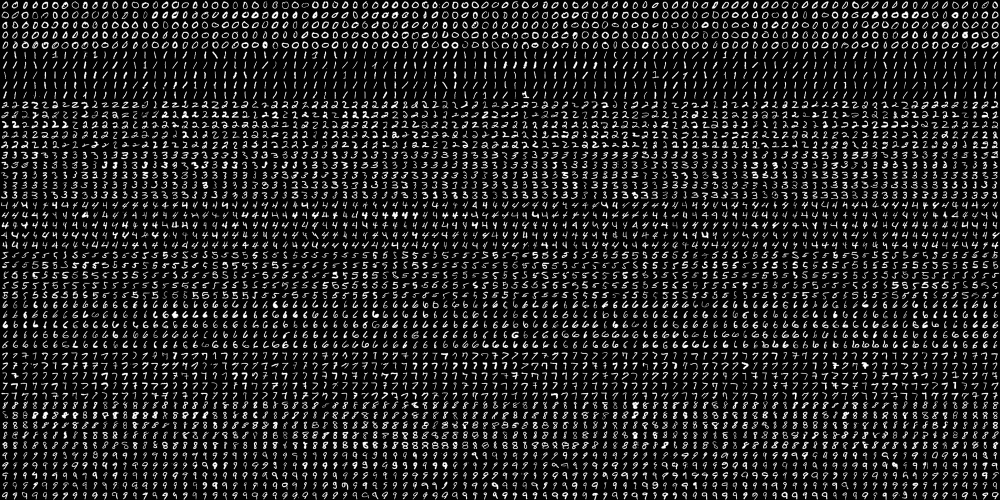
#> input picture SVM2/digits.png, 2000 x 1000 px (shown at 1/2 size)
$ python SVM2_03digit.py
#> lines starting #> are read from the running program, lines starting #| are printed output that depends on the picture
"""
Handwritten digits recognition using SVM and HoG features and varying the number of
training/testing images with pre-processing of the images. A grid-search on C and gamma is also carried out.

KNN에서 실험했던 것처럼 deskew 보정과 hog 추출한 결과를 가지고 SVM으로 분류 처리를 시행하는데
C, gamma를 바꿀 때마다 어떻게 SVM의 성능이 달라지는지 비교해 본다.
사전에 학습에 사용될 비율을 설정할 수 있다.

참고:
    이 프로그램은 아래 프로그램에서는 분류과정을 KNN으로 했던 것을 SVM으로 대치한 점이 다르다.
    2_4_knn_handwritten_digits_recognition_k_training_testing_preprocessing_hog.py
    위의 프로그램은 KNN 실행전에 deskew 보정과 hog 추출을 수행한다.
    KNN과 SVM의 분류 성능을 비교해 보는데 의의가 있다.

주의:
    이 프로그램의 수행을 위해서는 현재 폴더 위의 data 폴더에 다음 파일이 준비되어 있어야 한다.
        '../data/digits.png'


"""

# Import required packages:
import cv2
import numpy as np
import matplotlib.pyplot as plt
from collections import defaultdict

# Constants:
SIZE_IMAGE = 20
NUMBER_CLASSES = 10


def load_digits_and_labels(big_image):
    """ Returns all the digits from the 'big' image and creates the corresponding labels for each image"""
#> called with big_image = 'digits.png'

    # Load the 'big' image containing all the digits:
    digits_img = cv2.imread(big_image, 0)
#> digits_img is the input picture: shape (1000, 2000); min 0, max 255, mean 33.8

    # Get all the digit images from the 'big' image:
    number_rows = digits_img.shape[1] / SIZE_IMAGE
#> number_rows = 100
    rows = np.vsplit(digits_img, digits_img.shape[0] / SIZE_IMAGE)
#> rows = 50 items

    digits = []
    for row in rows:
        row_cells = np.hsplit(row, number_rows)
        for digit in row_cells:
            digits.append(digit)
#> this loop made 50 passes
#> after the loop, digits = 5000 items
    digits = np.array(digits)

    # Create the labels for each image:
    labels = np.repeat(np.arange(NUMBER_CLASSES), len(digits) / NUMBER_CLASSES)
#> labels = 5000 values from 0 to 9
    return digits, labels


def deskew(img):
    """Pre-processing of the images"""

    m = cv2.moments(img)
    if abs(m['mu02']) < 1e-2:
        return img.copy()
    skew = m['mu11'] / m['mu02']
    M = np.float32([[1, skew, -0.5 * SIZE_IMAGE * skew], [0, 1, 0]])
    img = cv2.warpAffine(img, M, (SIZE_IMAGE, SIZE_IMAGE), flags=cv2.WARP_INVERSE_MAP | cv2.INTER_LINEAR)
    return img


def svm_init(C=12.5, gamma=0.50625):
    """Creates empty model and assigns main parameters"""

    model = cv2.ml.SVM_create()
    model.setGamma(gamma)
    model.setC(C)
    model.setKernel(cv2.ml.SVM_RBF)
    model.setType(cv2.ml.SVM_C_SVC)
    model.setTermCriteria((cv2.TERM_CRITERIA_MAX_ITER, 100, 1e-6))

    return model


def svm_train(model, samples, responses):
    """Returns the trained SVM model based on the samples and responses"""

    model.train(samples, cv2.ml.ROW_SAMPLE, responses)
    return model


def svm_predict(model, samples):
    """Returns the predictions"""

    return model.predict(samples)[1].ravel()


def svm_evaluate(model, samples, labels):
    """Returns SVM evaluation (accuracy)"""

    predictions = svm_predict(model, samples)
    accuracy = (labels == predictions).mean()
    # print('Percentage Accuracy: %.2f %%' % (accuracy * 100))
    return accuracy * 100


def get_hog():
    """ Get hog descriptor """

    # cv2.HOGDescriptor(winSize, blockSize, blockStride, cellSize, nbins, derivAperture, winSigma, histogramNormType,
    # L2HysThreshold, gammaCorrection, nlevels, signedGradient)
    hog = cv2.HOGDescriptor((SIZE_IMAGE, SIZE_IMAGE), (8, 8), (4, 4), (8, 8), 9, 1, -1, 0, 0.2, 1, 64, True)

    print("hog descriptor size={}".format(hog.getDescriptorSize()))

    return hog


def raw_pixels(img):
    """Return raw pixels as feature from the image"""

    return img.flatten()


def sort_accuracy(accuracy_list):   # C, gamma, accuracy
    # 정확고가 높은 것부터 낮은 순으로 소팅한다.
    # lambda 인자는 어차피 dummy parameter이므로 아무 문자나 써도 상관 없다.
    # 2번 인자에 기반해서 소팅한다.
    accuracy_list2 = sorted(accuracy_list, key=lambda _: _[2], reverse=True)
    return accuracy_list2


# Load all the digits and the corresponding labels:
digits, labels = load_digits_and_labels('digits.png')
#> labels = 5000 values from 0 to 9

# Shuffle data
# Constructs a random number generator:
rand = np.random.RandomState(1234)
# Randomly permute the sequence:
shuffle = rand.permutation(len(digits))
#> shuffle = 5000 values, max 4999 at index 2969, min 0 at index 1989, mean 2499.5
digits, labels = digits[shuffle], labels[shuffle]
#> labels = 5000 values, max 9 at index 6, min 0 at index 9, mean 4.5

# HoG feature descriptor:
hog = get_hog()

# Compute the descriptors for all the images.
# In this case, the HoG descriptor is calculated
hog_descriptors = []
for img in digits:
    hog_descriptors.append(hog.compute(deskew(img)))
#> this loop made 5000 passes
#> (skew in deskew, M in deskew) on passes 1 to 3: (-0.0462, [[1, -0.0462, 0.462], [0, 1, 0]]), (-0.605, [[1, -0.605, 6.05], [0, 1, 0]]), (0.398, [[1, 0.398, -3.98], [0, 1, 0]])
#> pass 1, in deskew, `img = cv2.warpAffine(img, M, (SIZE_IMAGE, SIZE_IMAGE), flags=cv2.WARP_..`:
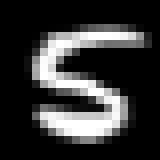
#> img: shape (20, 20) (shown 8 times larger); min 0, max 255, mean 53.7
#> pass 2, in deskew (call 2), `img = cv2.warpAffine(img, M, (SIZE_IMAGE, SIZE_IMAGE), flags=cv2.WARP_..`:
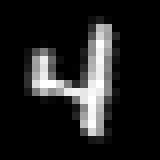
#> img: shape (20, 20) (shown 8 times larger); min 0, max 255, mean 32.8
#> pass 3, in deskew (call 3), `img = cv2.warpAffine(img, M, (SIZE_IMAGE, SIZE_IMAGE), flags=cv2.WARP_..`:
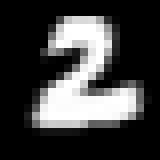
#> img: shape (20, 20) (shown 8 times larger); min 0, max 255, mean 63.8
#> after the loop, hog_descriptors = 5000 items
hog_descriptors = np.squeeze(hog_descriptors)

# At this point we split the data into training and testing:
percnt_train = 0.9  # 학습 데이터의 비율. 나머지(1-percnt_train)는 테스팅 데이터의 비율. 0.9-> 90%
#percnt_train = 0.5  # 학습 데이터의 비율. 나머지(1-percnt_train)는 테스팅 데이터의 비율.
partition = int(percnt_train * len(hog_descriptors))
#> partition = 4500
hog_descriptors_train, hog_descriptors_test = np.split(hog_descriptors, [partition])
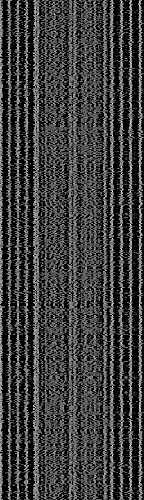
#> hog_descriptors_test: shape (500, 144) float32; min 0, max 0.995, mean 0.244
labels_train, labels_test = np.split(labels, [partition])
#> labels_train = 4500 values, max 9 at index 6, min 0 at index 9, mean 4.5; labels_test = 500 values, max 9 at index 15, min 0 at index 8, mean 4.5
print(f"percentage of train data={percnt_train*100:#.1f}%,"
      f"\nnumber of training data={partition}, number of testing data={len(hog_descriptors)-partition}")
#| percentage of train data=90.0%,
#| number of training data=4500, number of testing data=500
print(f"hog_descriptors_train.shape={hog_descriptors_train.shape}, hog_descriptors_test.shape={hog_descriptors_test.shape}")
#| hog_descriptors_train.shape=(4500, 144), hog_descriptors_test.shape=(500, 144)
print(f"labels_train.shape={labels_train.shape}, labels_test.shape={labels_test.shape}")
#| labels_train.shape=(4500,), labels_test.shape=(500,)


print('\nTraining SVM model ...')
# Create a dictionary to store the accuracy when testing:
results = defaultdict(list)

# SVM_03 취지에 맞는 설정
# gamma_list = [0.1, 0.3, 0.5, 0.7, 0.9, 1.1, 1.3, 1.5]   # 추천.
# C_list = [0.1, 0.3, 0.5, 0.9, 1.3, 5, 12.5]      # 추천.

# SVM_02 예제와 비교해 보기 위한 설정, 1회 검증용
gamma_list = [0.1, 0.3, 0.50625, 0.7, 0.9, 1.1, 1.3, 1.5]
C_list = [12.5]

accuracy_list = []
for C in C_list:       # 수정 필요: 같은 곳에 여러번 그리면 구분이 않됨.
    for gamma in gamma_list:
        model = svm_init(C, gamma)
        svm_train(model, hog_descriptors_train, labels_train)
        acc = svm_evaluate(model, hog_descriptors_test, labels_test)
        print(f"C={C:4.1f}, gamma={gamma:3.1f}: accuracy={acc:5.2f}")
        accuracy_list.append((C, gamma, acc))
        results[C].append(acc)
#> this loop made 1 pass
#> after the loop, accuracy_list = [(12.5, 0.1, 99.2), (12.5, 0.3, 99.2), (12.5, 0.506, 99), (12.5, 0.7, 98.8), (12.5, 0.9, 98.6), (12.5, 1.1, 98.4), (12.5, 1.3, 98.4), (12.5, 1.5, 98.4)]

print("\n정확도 순으로 소팅해서 출력한 결과입니다.")
accuracy_list2 = sort_accuracy(accuracy_list)
#> in sort_accuracy, `accuracy_list2 = sorted(accuracy_list, key=lambda _: _[2], reverse=True)`: accuracy_list2 has the same summary as accuracy_list outside sort_accuracy
#> accuracy_list2 has the same summary as accuracy_list
for C, gamma, acc in accuracy_list2:
    print(f"C={C:4.1f}, gamma={gamma:3.1f}: accuracy={acc:5.2f}")
#> this loop made 8 passes
#> (gamma, acc) on passes 1 to 8: (0.1, 99.2), (0.3, 99.2), (0.506, 99), (0.7, 98.8), (0.9, 98.6), (1.1, 98.4), (1.3, 98.4), (1.5, 98.4)
#| C=12.5, gamma=0.1: accuracy=99.20
#| C=12.5, gamma=0.3: accuracy=99.20
#| C=12.5, gamma=0.5: accuracy=99.00
#| C=12.5, gamma=0.7: accuracy=98.80
#| C=12.5, gamma=0.9: accuracy=98.60
#| C=12.5, gamma=1.1: accuracy=98.40
#| C=12.5, gamma=1.3: accuracy=98.40
#| C=12.5, gamma=1.5: accuracy=98.40

# Create the dimensions of the figure and set title:
fig = plt.figure(figsize=(10, 6))
plt.suptitle(f"SVM handwritten digits recognition(training data={percnt_train*100}%)", fontsize=14, fontweight='bold')
#fig.patch.set_facecolor('silver')

# Show all results using matplotlib capabilities:
ax = plt.subplot(1, 1, 1)
ax.set_xlim(0, 1.5)
#dim = [0.1, 0.3, 0.5, 0.7, 0.9, 1.1, 1.3, 1.5]

for key in results:
    ax.plot(gamma_list, results[key], linestyle='--', marker='o', label=str(key))

#plt.legend(loc='upper left', title="C")
plt.legend(title="C")
plt.title(f'Accuracy of the SVM model varying both C and gamma')
plt.xlabel("gamma")
plt.ylabel("accuracy")
plt.show()
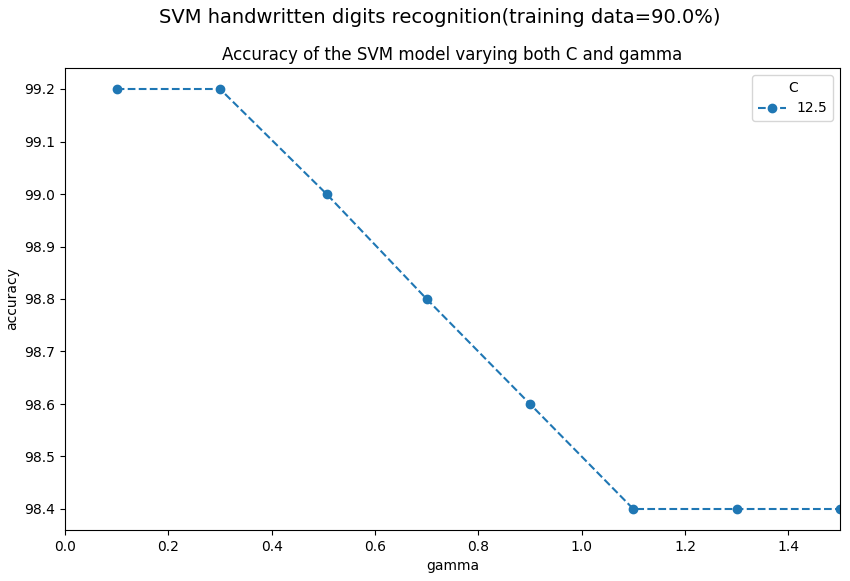
#> figure drawn by matplotlib, 1 panel
